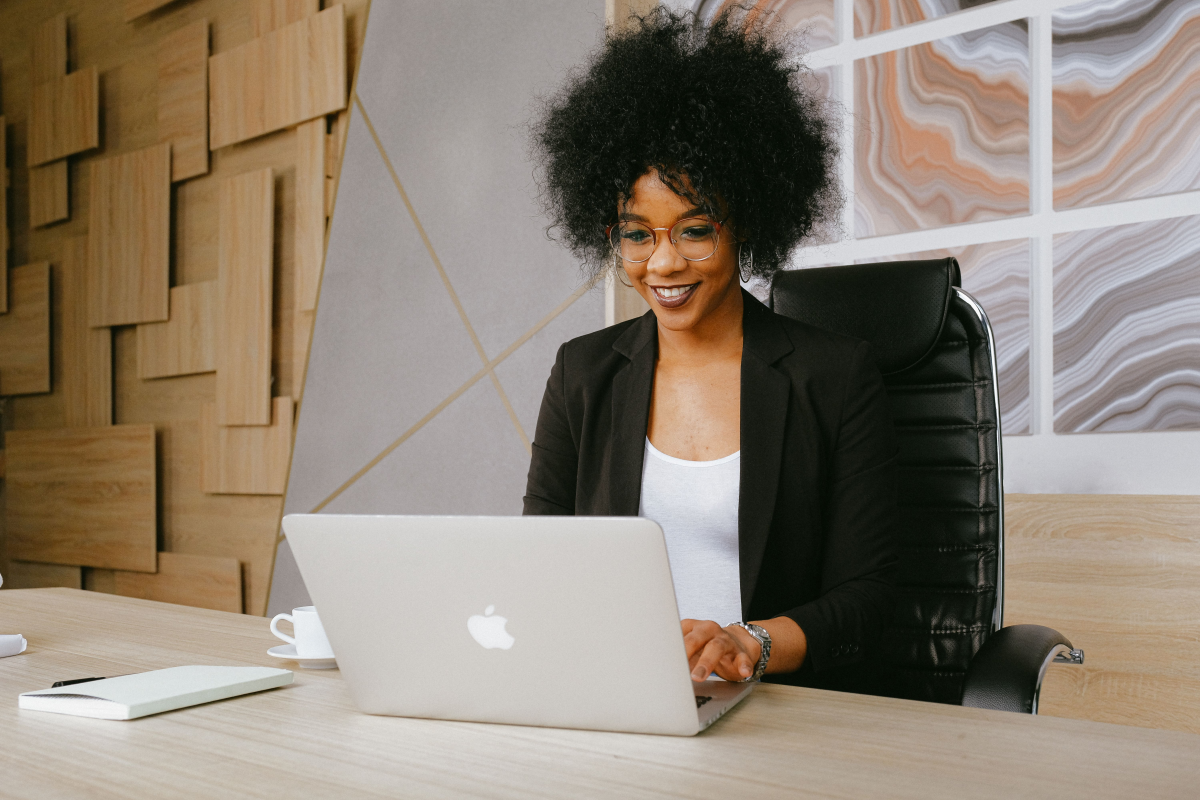
#> input picture Ai/computerVision/Day1/data/freelancer.jpg, 6000 x 4000 px (shown at 1/5 size)
$ python blur.py
#> lines starting #> are read from the running program, lines starting #| are printed output that depends on the picture
import os
import cv2

img = cv2.imread(os.path.join('.', 'data', 'freelancer.jpg'))
#> img is the input picture: shape (4000, 6000, 3); mean B, G, R 115.1, 129.2, 141.1

if img is None:
    print("Image not found!")
else:
    print(img.shape)
#| (4000, 6000, 3)

    img_resize = cv2.resize(img, (400, 400))
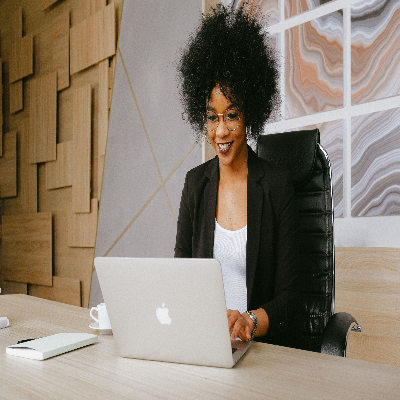
#> img_resize: shape (400, 400, 3); mean B, G, R 115.4, 129.4, 141.4
    print(img_resize.shape)
#| (400, 400, 3)

    k_size = 7
    img_blur = cv2.blur(img_resize, (k_size, k_size))
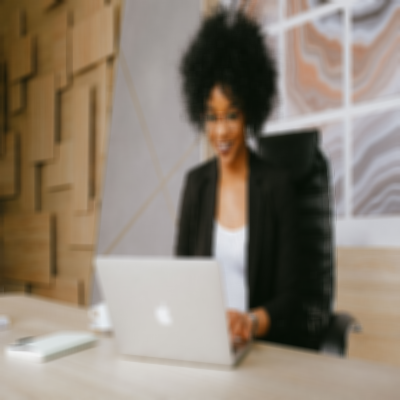
#> img_blur: shape (400, 400, 3); mean B, G, R 115.4, 129.4, 141.4
    img_gaussian = cv2.GaussianBlur(img_resize, (k_size, k_size), 5)
    img_median = cv2.medianBlur(img_resize, k_size)
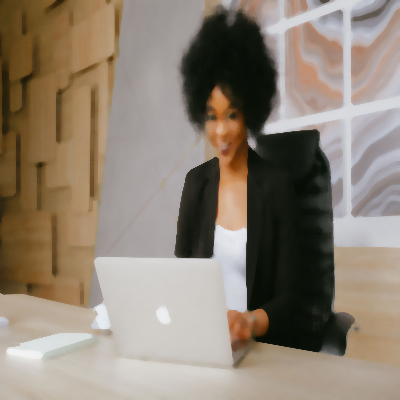
#> img_median: shape (400, 400, 3); mean B, G, R 115.9, 130, 142.1


    cv2.imshow('img_resize', img_resize)
    cv2.imshow('img_blur', img_blur)
    cv2.imshow('img_gaussian', img_gaussian)
    cv2.imshow('img_median', img_median)

    if cv2.waitKey(0) & 0xFF == ord('q'):
#> (key q is pressed here)
        cv2.destroyAllWindows()
